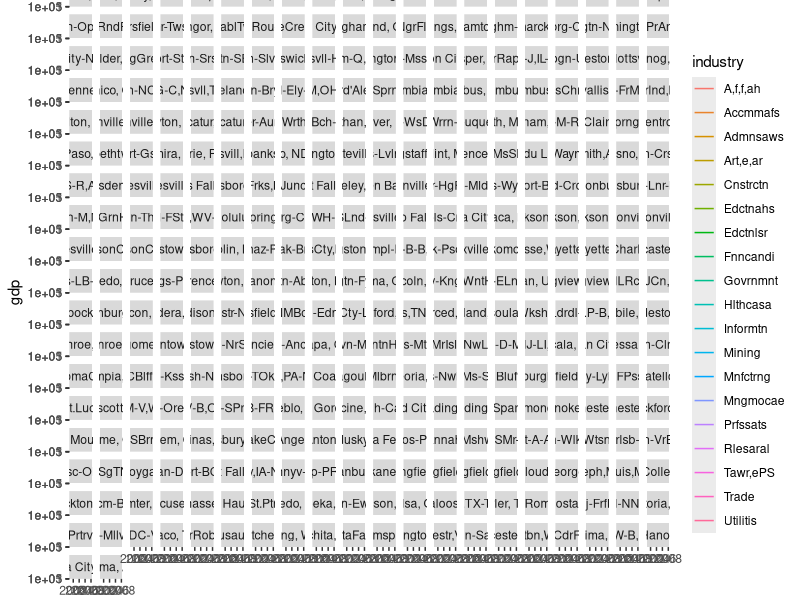
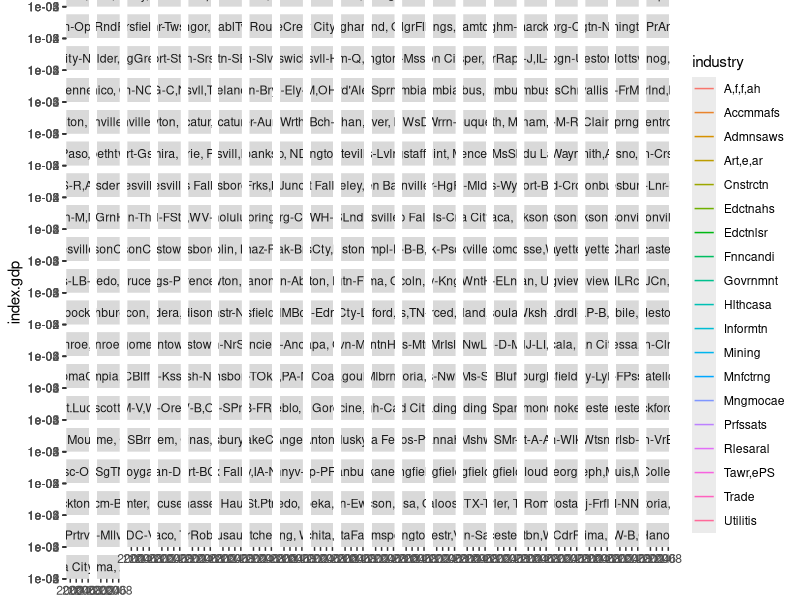

Here is the R script that generated these plots, in order: (Note: this script raises an error after producing the figures.)
library(stringr)
library(ggplot2)

gdp <- read.csv("gdp-selected.csv")


qplot(year, gdp, data = gdp, colour = industry, geom="line", facets=~ metro, log = "y")
qplot(year, index.gdp, data = gdp, colour = industry, geom="line", facets=~ metro, log = "y")

# Compare industries across cities ------------------------------------------
# Get rid of all city-industry combinations with < 3 points
selected2 <- ddply(selected, c("industry", "metro"), transform, 
  n = length(metro))
selected2 <- subset(selected2, n >= 4)

qplot(year, gdp, data = selected2, group = metro, geom="line", facets=~ industry, log = "y")
# Industries do seem share common patterns across cities, but it's difficult
# to compare within an industry because the geometric growth dominates smaller
# deviations

# Look at just geometric growth 

growth <- ddply(selected, c("industry", "metro"), function(df) {
  exp(coef(lm(log(gdp) ~ I(year - 2001), data = df)))
}, .progress = "text")

names(growth)[3:4] <- c("start", "growth")

growth <- subset(growth, !is.na(growth))
write.table(growth, "gdp-growth.csv", sep = ",", row = F)


qplot(growth, reorder(industry, growth), data = growth) + 
  geom_vline(xintercept = 1, colour = "grey50")
qplot(growth, metro, data = growth) + 
  geom_vline(xintercept = 1, colour = "grey50")
  
qplot(start, growth, data = growth)

# Remove geometric growth and just look at deviations

deviations <- ddply(selected2, c("industry", "metro"), function(df) {
  mod <- lm(log(gdp) ~ I(year - 2001), data = df)
  d <- resid(mod)
  
  data.frame(year = df$year, dev = d)
})
qplot(year, exp(dev), data = deviations, group = metro, geom="line", 
  facets = ~ industry)
qplot(year, exp(dev), data = deviations, group = metro, geom="line", 
  facets = ~ industry) + ylim(0.8, 1.2) + geom_smooth(aes(group = 1))
